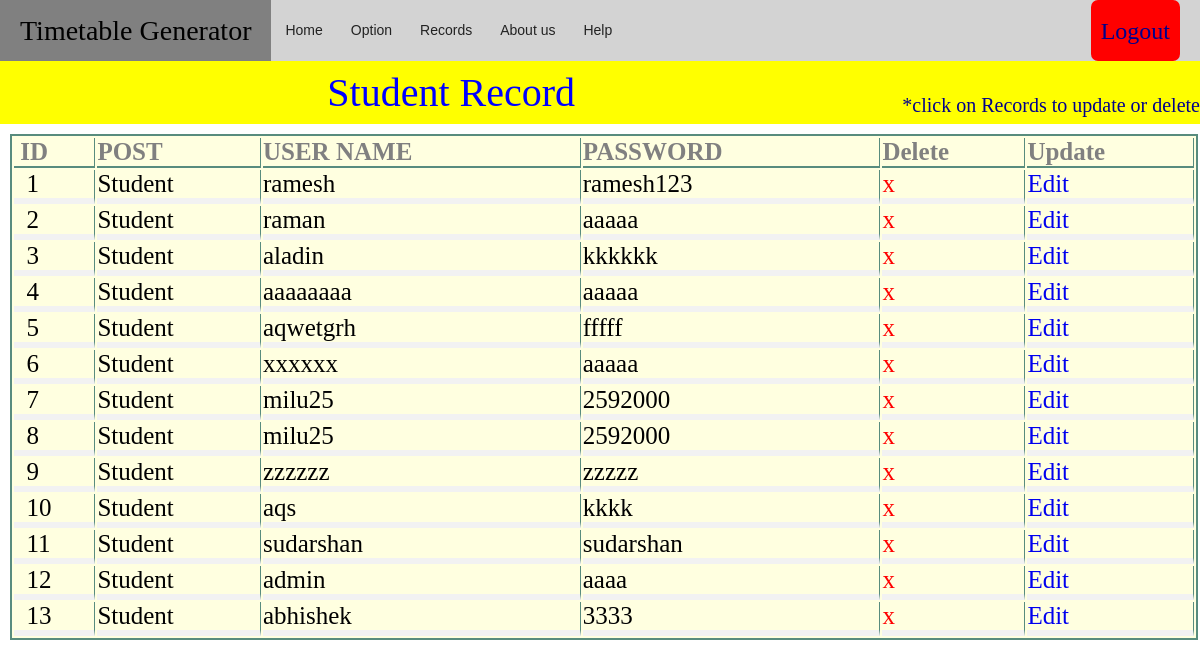
Screenshot of /studentRecord.php with the database file from the repository.
### tables this page shows
CREATE TABLE `register` (
  `id` int(11) NOT NULL,
  `username` varchar(22) NOT NULL,
  `post` varchar(22) NOT NULL,
  `pass1` varchar(22) NOT NULL
);

### studentRecord.php (the view, shortened to what this page needs)
<!DOCTYPE html>
<html>
<head>
	<link rel="stylesheet" type="text/css" href="alldesign.css">
</head>
<body>
	<nav>
		<p>Timetable Generator</p>
		<ul>
			<li><a href="main.php">Home</a></li>
			<li><a href="#">Option</a>
			<li><a href="#">Records</a>
			</li>
			<li><a href="about.html">About us</a></li>
			<li>
				<a href="#">Help</a>
			</li>
		</ul>
		<div>
			<a href="login.php" style="font-family: timesnewroman;">Logout</a>
		</div>
	</nav>
		<div align="Center" class="disp">
			Student Record
			<span class="sp">*click on Records to update or delete</span>
		</div>
		<?php
			include("..\almost\DBConnection.php");
			$query = "SELECT * FROM register WHERE post='Student'";
			$sqldata = mysqli_query($conn,$query) or die('Getting an error');
			echo "<table>";
			echo "<tr><th>&nbsp;ID</th><th>POST</th><th>USER NAME</th><th>PASSWORD</th><th>Delete</th><th>Update</th></tr>";
			$i=1;
			while($row = mysqli_fetch_array($sqldata,MYSQLI_ASSOC)) {
					echo "<tr><td>";
					echo "&nbsp;&nbsp;".$i;
					echo "</td><td>";
					echo $row['post'];
					echo "</td><td>";
					echo $row['username'];
					echo "</td><td>";
					echo $row['pass1'];
					echo "</td><td>";
					echo "<a href='deleteStudent.php?id=$row[id]' onclick='return checkDelete()' style='color: red;'>x</a>";
					echo "</td><td>";
					echo "<a href='editStudent.php?id=$row[id]&uername=$row[username]&post=$row[post]'>Edit</a>";
					echo "</td></tr>";
					$i++;
			}
			echo "</table>";
		?>
	</body>
	</html>

### alldesign.css (style rules this page uses)
* { margin: 0; padding: 0; }
body { background-image: url(img/tt5.jpeg); background-size: auto; }
nav { background-color: lightgray; border-right: 2px; border-bottom: 4px; width: 100; height: 61px; }
nav p { background-color: gray; color: black; font-size: 28px; line-height: 60px; float: left; padding: 1px 20px 0px 20px; }
nav ul { background-color: lightgray; float: left; }
nav ul li { float: left; list-style: none; position: relative; }
nav ul li a { display: block; font-family: arial; color: #222; font-size: 14px; padding: 22px 14px; text-decoration: none; }
nav div a { font-size: 24px; margin-right: 20px; padding: 1px 10px 0px 10px; background-color: red; color: darkblue; }
div a { align-self: center; float: right; color: white; background-color: green; padding: 30px 70px; border-radius: 7px; text-decoration: none; font-size: 28px; line-height: 60px; }

### studentRecord.php (style rules this page uses)
body { background-image: none; }
.disp { color: blue; font-style: TimesNewRoman; font-size: 40px; background-color: yellow; padding-top: 8px; padding-bottom: 8px; }
.sp { color: darkblue; float: right; font-size: 20px; padding-top: 25px; }
table { margin: 10px; border: 2px solid #588c7e; background-color: lightyellow; font-size: 25px; width: 99%; text-align: left; }
th { border-right: .7px solid #588c7e; border-bottom: 2px solid #588c7e; color: gray; }
td { border-bottom: 6px solid #f2f2f2; border-right: .7px solid #588c7e; }
td a { text-decoration: none; }

### rows the page displays
register: post "Student", username "ramesh", pass1 "ramesh123"
register: post "Student", username "raman", pass1 "aaaaa"
register: post "Student", username "aladin", pass1 "kkkkkk"
register: post "Student", username "aaaaaaaa", pass1 "aaaaa"
register: post "Student", username "aqwetgrh", pass1 "fffff"
register: post "Student", username "xxxxxx", pass1 "aaaaa"
register: post "Student", username "milu25", pass1 "2592000"
register: post "Student", username "milu25", pass1 "2592000"
register: post "Student", username "zzzzzz", pass1 "zzzzz"
register: post "Student", username "aqs", pass1 "kkkk"
register: post "Student", username "sudarshan", pass1 "sudarshan"
register: post "Student", username "admin", pass1 "aaaa"
register: post "Student", username "abhishek", pass1 "3333"
